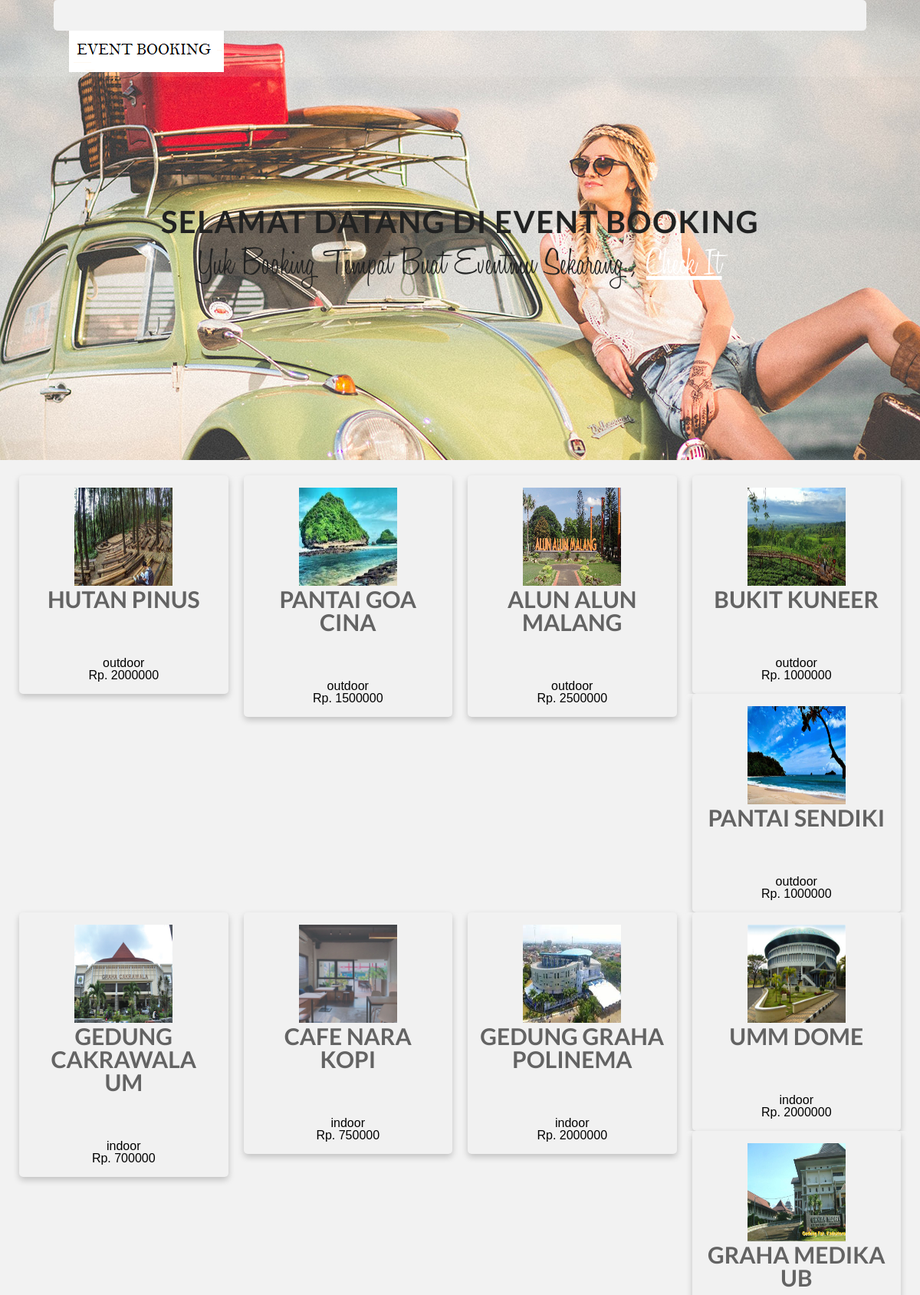
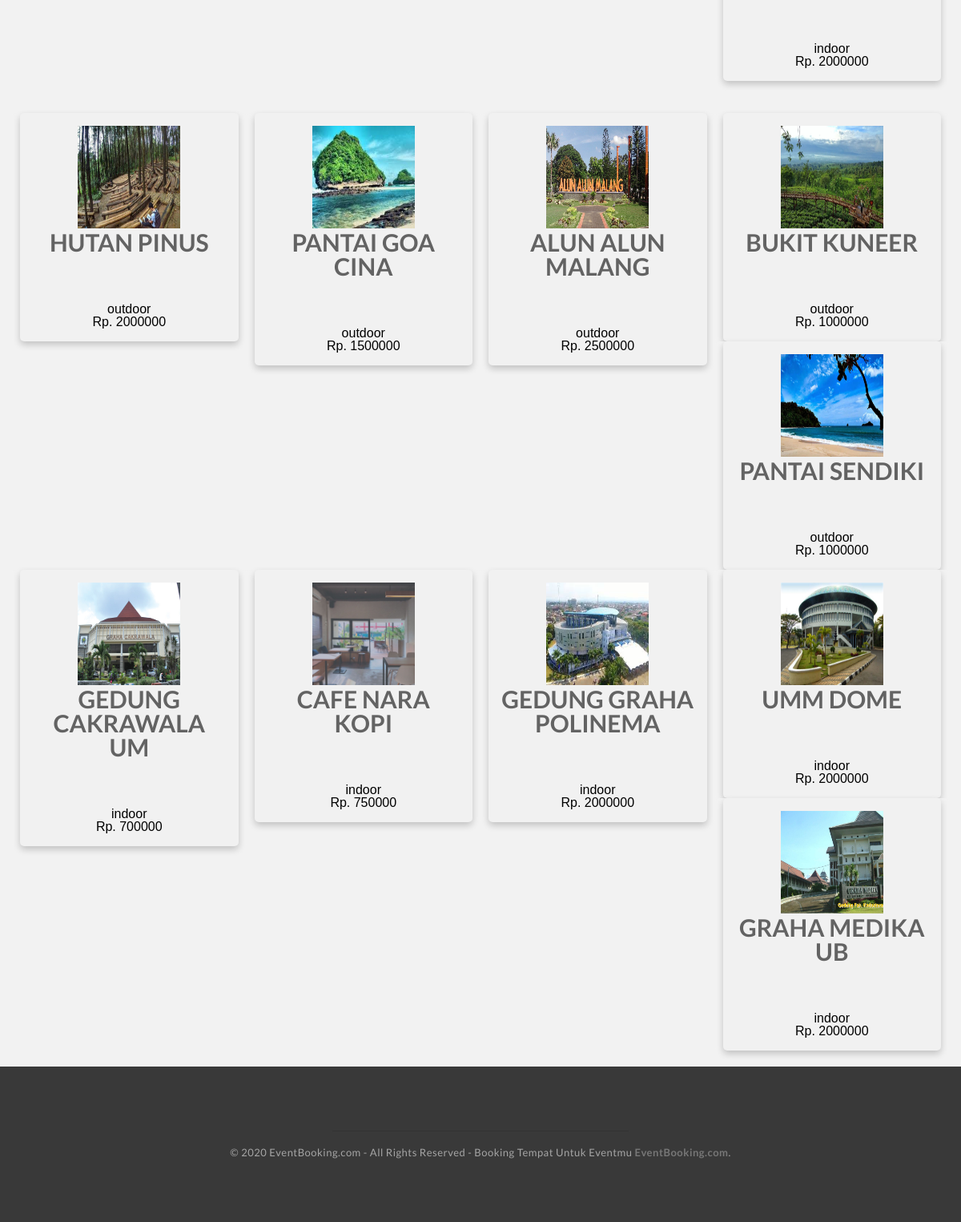
The page / on the database its author committed (2 pictures, top to bottom).
### tables this page shows
CREATE TABLE `lokasi` (
  `id` int(11) NOT NULL,
  `nama_lokasi` varchar(100) NOT NULL,
  `harga` varchar(100) NOT NULL,
  `foto` varchar(100) NOT NULL,
  `tipe` varchar(50) NOT NULL
);

### index.php (the view, shortened to what this page needs)
<!DOCTYPE html>
<html lang="en">
<head>
  <link rel="stylesheet" type="text/css" href="css/reset.css">
  <link rel="stylesheet" type="text/css" href="css/main.css">
</head>
<body>
  <section class="billboard">
    <header>
      <div class="wrapper">
        <a href="#"><img src="img/logo.png" class="h_logo" alt="" title=""></a>
      </div>
    </header>
    <section class="caption">
      <p class="cap_title">Selamat Datang Di EVENT BOOKING</p>
      <p class="cap_desc">Yuk Booking Tempat Buat Eventmu Sekarang , <a href="register.php">Check It</a></p>
    </section>
  </section>
<section class="client_testimonials">
   <div class="row">
  <?php
include "koneksi1.php";
$data = mysqli_query ($con,"select * from lokasi order by id asc");
while ($d = mysqli_fetch_array ($data)){
  ?>
  <div class="column">
    <div class="card">
   <img src="image/tempat/<?php echo $d['foto'];
  ?>" width="128px" height="128px"/>
      <h3><?php echo $d['nama_lokasi'];
  ?></h3>
      <p><?php echo $d['tipe'];
  ?></p>
      <p>Rp. <?php echo $d['harga'];
  ?></p>
    </div>
  </div>
<?php
}
?>
</div>
  </section>
  <section class="client_testimonials">
   <div class="row">
  <?php
include "koneksi1.php";
$data = mysqli_query ($con,"select * from lokasi order by id asc");
while ($d = mysqli_fetch_array ($data)){
  ?>
  <div class="column">
    <div class="card">
   <img src="image/tempat/<?php echo $d['foto'];
  ?>" width="128px" height="128px"/>
      <h3><?php echo $d['nama_lokasi'];
  ?></h3>
      <p><?php echo $d['tipe'];
  ?></p>
      <p>Rp. <?php echo $d['harga'];
  ?></p>
    </div>
  </div>
<?php
}
?>
</div>
  </section>
  <footer>
    <hr class="footer_sp"/>
    <p class="rights">© 2020 EventBooking.com - All Rights Reserved - Booking Tempat Untuk Eventmu <a href="http://eventbooking.com">EventBooking.com</a>.</p>
  </footer>
</body>

### css/main.css (style rules this page uses)
header { width: 100%; height: 100px; background-color: rgba(255, 255, 255, .1); position: fixed; z-index: 9999; }
header .h_logo { float: left; margin-top: 20px; }
.billboard { width: 100%; height: 600px; background: #ffffff url('../img/billboard_bg.jpg') no-repeat fixed; }
.caption { width: 100%; text-align: center; position: absolute; top: 270px; }
.caption .cap_title { font-family: 'LatoBold', arial; font-weight: Bold; font-size: 40px; color: #212222 ; text-transform: uppercase; letter-spacing: 1.5px; }
.caption .cap_desc { font-family: 'HoneyLight'; font-size: 50px; color: #212222 ; margin-top: 10px; }
.client_testimonials h3 { color: #636363; font-family: "LatoBold", arial; font-size: 30px; font-weight: bold; text-align: center; text-transform: uppercase; margin-bottom: 60px; }
footer { width: 100%; padding: 80px 0; background-color: #393939; text-align: center; }
footer hr.footer_sp { width: 370px; height: 1px; background-color: #333; border: none; margin: 0 auto; margin-bottom: 20px; }
footer .rights { color: #a5a5a5; font-family: "LatoRegular", arial; font-size: 13px; letter-spacing: .5px; }
footer .rights a { font-family: 'Latobold', arial; font-weight: bold; color: #777777; text-decoration: none; }
.wrapper { width: 1060px; height: auto; margin: 0 auto; }
footer nav ul li a, footer .rights a, header nav ul li a, .call_to_action a.cta_btn, .testimonials a.author, .newsletter .submit_nl { transition: .2s linear; -webkit-transition: .2s linear; -moz-transition: .2s linear; -o-transition: .2s linear; }

### index.php (style rules this page uses)
* { box-sizing: border-box; }
body { font-family: Arial, Helvetica, sans-serif; }
.column { float: left; width: 25%; padding: 0 10px; }
.row { margin: 0 -5px; }
.row:after { content: ""; display: table; clear: both; }
.card { box-shadow: 0 4px 8px 0 rgba(0, 0, 0, 0.2); padding: 16px; text-align: center; background-color: #f1f1f1; }
div { border-radius: 5px; background-color: #f2f2f2; padding: 20px; }

### rows shown on the page
lokasi: foto (picture), nama_lokasi "HUTAN PINUS", tipe "outdoor", harga "2000000"
lokasi: foto (picture), nama_lokasi "PANTAI GOA CINA", tipe "outdoor", harga "1500000"
lokasi: foto (picture), nama_lokasi "ALUN ALUN MALANG", tipe "outdoor", harga "2500000"
lokasi: foto (picture), nama_lokasi "BUKIT KUNEER", tipe "outdoor", harga "1000000"
lokasi: foto (picture), nama_lokasi "PANTAI SENDIKI", tipe "outdoor", harga "1000000"
lokasi: foto (picture), nama_lokasi "GEDUNG CAKRAWALA UM", tipe "indoor", harga "700000"
lokasi: foto (picture), nama_lokasi "CAFE NARA KOPI", tipe "indoor", harga "750000"
lokasi: foto (picture), nama_lokasi "GEDUNG GRAHA POLINEMA", tipe "indoor", harga "2000000"
lokasi: foto (picture), nama_lokasi "UMM DOME", tipe "indoor", harga "2000000"
lokasi: foto (picture), nama_lokasi "GRAHA MEDIKA UB", tipe "indoor", harga "2000000"
